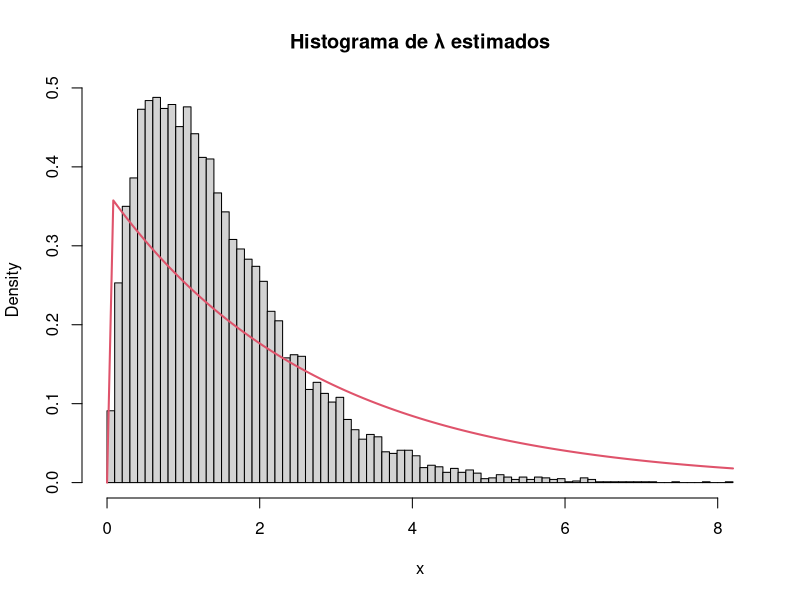
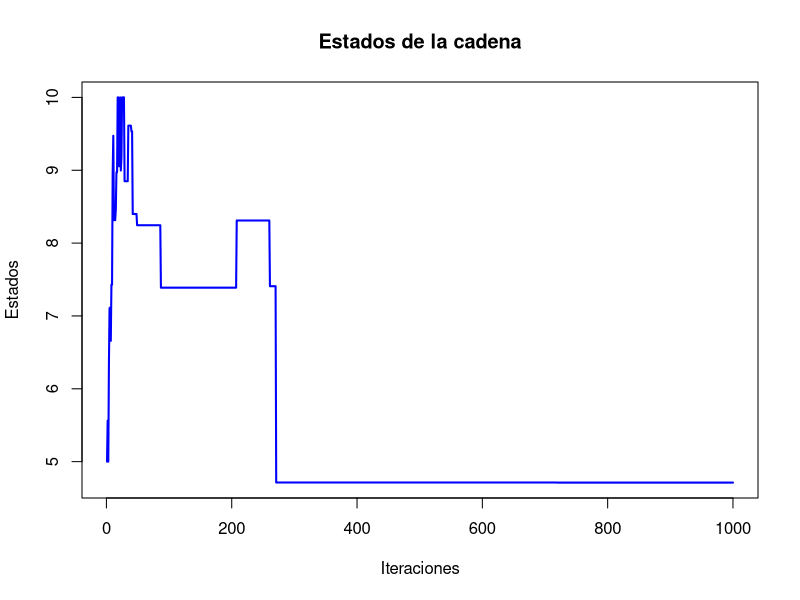
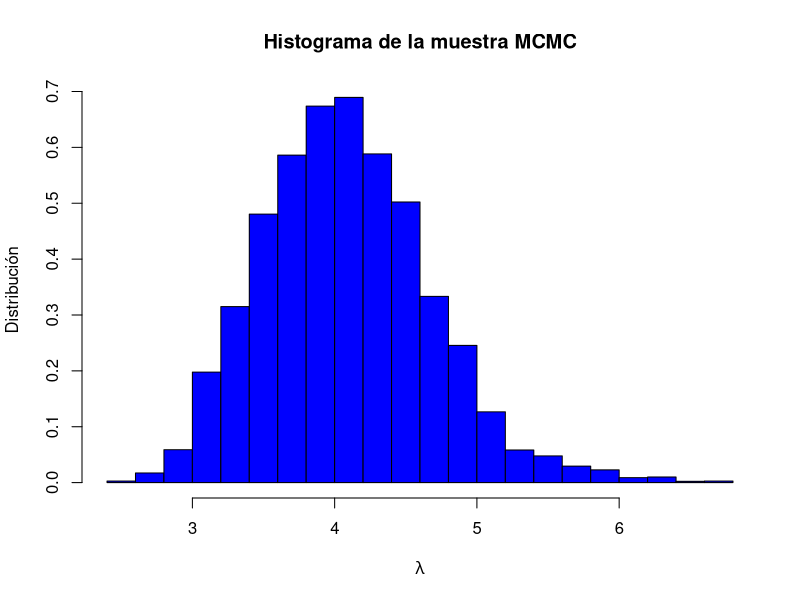
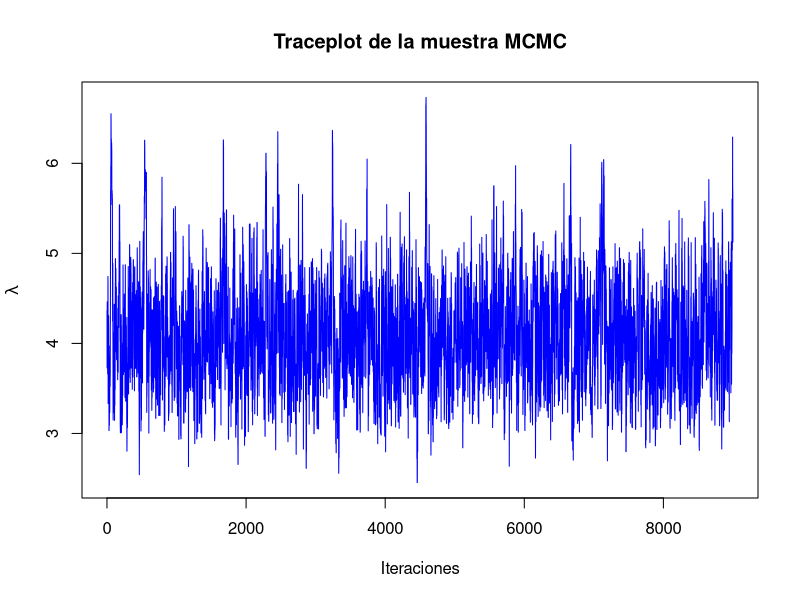
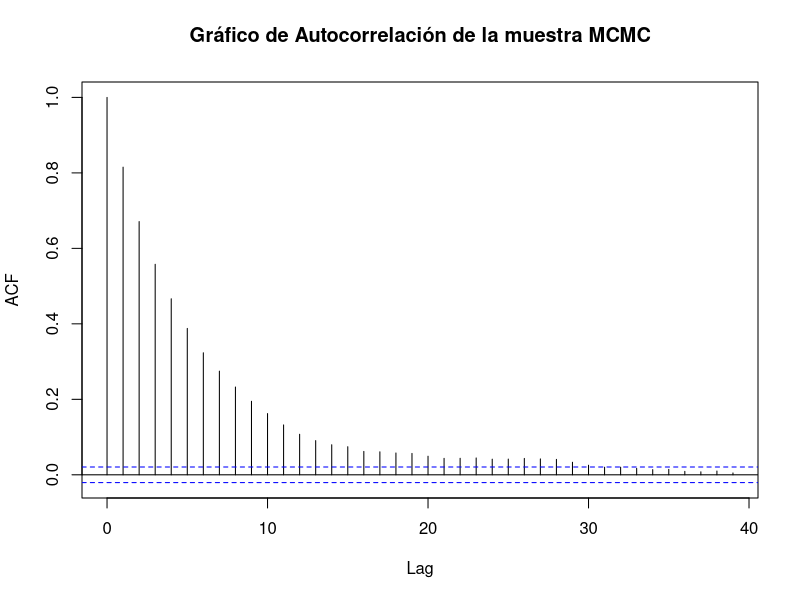
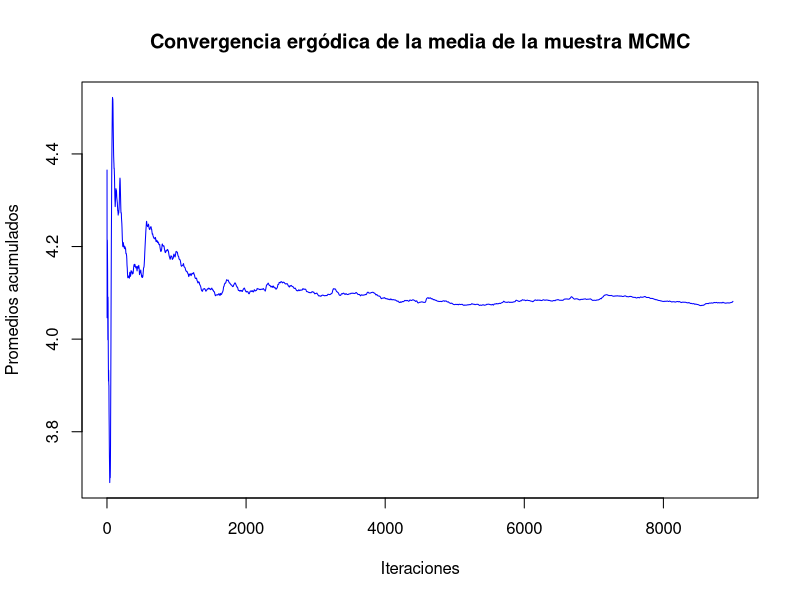

These charts were generated, in order, by the following R code:
## ---- chunk 1
set.seed(2024)
## ---- chunk 2
f <- function(x) {
  exp(-x^2) / (1 + x^2)
}
## ---- chunk 3
# Método de Montecarlo para aproximar la integral
montecarlo_integration <- function(N) {
  # Generamos N muestras aleatorias entre 0 y 1
  x <- runif(N, 0, 1)
  
  # Evaluamos la función en los puntos muestreados
  fx <- f(x)
  
  # Estimar la integral como el promedio de f(x)
  integral_estimate <- mean(fx)

  return(integral_estimate)
}

N <- 100000  # número de muestras

montecarlo_result <- montecarlo_integration(N)

cat("Aproximación de la integral por Montecarlo:", montecarlo_result, "\n")

## ---- chunk 4
integral_exacta <- integrate(f, 0, 1)
cat("Aproximación de la integral por Integrate:", integral_exacta$value, "\n")
cat("El error absoluto de Integrate:", integral_exacta$abs.error, "\n")
## ---- chunk 5
montecarlo_result - integral_exacta$value
## ---- chunk 6
f_L <- function(L) {
  return(exp(-L)) 
}
## ---- chunk 7
g_L <- function(L) {
  return(dnorm(L, mean = 3, sd = 2))
}
## ---- chunk 8
# Establecemos la semilla

n <- 10^4  # número de muestras

# Generar muestras de la distribución normal g
L_samples <- rnorm(n, mean = 3, sd = 2)

# Estimamos el valor esperado usando la importancia ponderada
pesos <- f_L(L_samples) / g_L(L_samples)
perdidas_esperadas <- mean(L_samples * pesos)

cat("La estimación del valor esperado de la pérdida usando muestreo por importancia es:", 
    perdidas_esperadas, "\n")

## ---- chunk 9
tiempos <- c(2.72, 1.93, 1.76, 0.49, 6.12, 0.43, 4.01, 1.71, 2.01, 5.96)

lambda_est <- 1 / mean(tiempos)

# Máximo teórico de la densidad aux (gamma)
m <- max(dgamma(1, 2, 1))

# Simulaciones
U <- runif(10^4)
x <- rgamma(10^4, 2, 1)  # Muestras de la dist aux (gamma)
ngen <- length(x)

# Dist exponecial (objetivo)
dexp1 <- Vectorize(function(x) dexp(x, lambda_est))
## ---- chunk 10
for(i in 1:10^4){
  while((U[i] * m) >= dexp1(x[i])){ 
    U[i] <- runif(1)
    x[i] <- rgamma(1, 2, 1)
    ngen <- ngen + 1
  }
}
## ---- chunk 11
cat("Número de generaciones = ", ngen, "\n")
cat("Número medio de aceptados = ", ngen / 10^4, "\n")
cat("Proporción de rechazos = ", 1 - 10^4 / ngen, "\n")

hist(x, breaks = "FD", freq = FALSE, main = "Histograma de \u03BB estimados")
curve(dexp(x, lambda_est), col = 2, lwd = 2, add = TRUE)
## ---- chunk 12
cred_interval <- quantile(x, probs = c(0.005, 0.995))
cat("Intervalo de credibilidad al 99%: [", cred_interval[1], ", ", cred_interval[2], "]\n")
## ---- chunk 13
lambda_hip <- 0.5
if(lambda_hip >= cred_interval[1] && lambda_hip <= cred_interval[2]) {
  cat("No se rechaza la hipótesis lambda = 0.5, está dentro del intervalo de credibilidad.\n")
} else {
  cat("Se rechaza la hipótesis lambda = 0.5, está fuera del intervalo de credibilidad.\n")
}
## ---- chunk 14
f <- function(x) {
  return(exp(sin(10 * x) / (10 * cos(x))))
}
## ---- chunk 15
resim <- function(f, alpha = 0.5, s0 = 5, niter = 1000, mini = 0, maxi = 10) {
  s_n <- s0
  estados <- rep(0, niter)
  iter_count <- 0
  for (k in 1:niter) {
    estados[k] <- s_n
    T <- (1 - alpha)^k  # Enfriamiento
    s_new <- rnorm(1, s_n, 1)
    
    # Asegurarse de que la nueva solución esté dentro de los límites
    if (s_new < mini) { s_new <- mini }
    if (s_new > maxi) { s_new <- maxi }
    
    dif <- f(s_new) - f(s_n)
    if (dif < 0) {
      s_n <- s_new
    } else {
      random <- runif(1, 0, 1)
      if (random < exp(-dif / T)) {
        s_n <- s_new
      }
    }
    iter_count <- iter_count + 1
  }
  return(list(r = s_n, e = estados))
}
## ---- chunk 16
Resultado <- resim(f, 0.1, 5, 1000, 0, 10)
## ---- chunk 17
Resultado$r  # Minimo global
plot(Resultado$e, type = "l", col = "blue", lwd = 2, 
     ylab = "Estados", xlab = "Iteraciones", main = "Estados de la cadena")
## ---- chunk 18
# Muestra
data <- c(4, 2, 5, 6, 3, 4, 7, 5, 6, 4)
#Numero de iteraciones
n<-10000
#Periodo quemado
L<-1000
#Lambda artibtrario de inicio
lambda_inicio<-runif(1,0,10)

# Función de verosimilitud de Poisson
poisson <- function(lambda, data) {
  prod(dpois(data, lambda))
}

# Función de distribución gamma a priori
gamma_prior <- function(lambda, alpha , beta ) {
  dgamma(lambda, shape = alpha, rate = beta)
}

# Algoritmo de Metropolis-Hastings
metropolis_hastings <- function(data, N = n, lambda_inicial = lambda_inicio, alpha = 3, beta = 2) {
  
  
  Intentos_lambda <- numeric(N)
  Intentos_lambda[1] <- lambda_inicial
  lambda_actual <- lambda_inicial
  Saltos <- 0
  
  for (i in 2:N) {
    propuesta <- rnorm(1, mean = lambda_actual, sd = 0.5)  # Propuesta
    
    if (propuesta > 0) {  # Para evitar valores negativos de lambda, pues es una poisson 
      
      #Usando el factor de bayes, la propuesta/la actual
      Aceptacion <- (poisson(propuesta, data) * gamma_prior(propuesta, alpha, beta)) /
                          (poisson(lambda_actual, data) * gamma_prior(lambda_actual, alpha, beta))
      
      #Criterio de Aceptacion o Rechazo
      if (runif(1) < Aceptacion) {
        lambda_actual <- propuesta
        Saltos <- Saltos + 1
      }
    }
    Intentos_lambda[i] <- lambda_actual
  }
  return(list(Intentos_lambda = Intentos_lambda[(L+1):N], Saltos = Saltos))
}

# Ejecutar el algoritmo con n = 10000
Muestras_MCMC <- metropolis_hastings(data)$Intentos_lambda
## ---- chunk 19
hist(Muestras_MCMC, breaks = 30, prob = TRUE, main = "Histograma de la muestra MCMC",
     xlab = expression(lambda),ylab = "Distribución", col = "blue")
## ---- chunk 20
plot(Muestras_MCMC, type = "l", main = "Traceplot de la muestra MCMC",
     xlab = "Iteraciones", ylab = expression(lambda), col = "blue")
## ---- chunk 21
acf(Muestras_MCMC, main = "Gráfico de Autocorrelación de la muestra MCMC")
## ---- chunk 22
#Normalmente es la suma acumulada/(Iteracion-periodo_quemado)

mean_muestras <- cumsum(Muestras_MCMC) / seq_along(Muestras_MCMC)
plot(mean_muestras, type = "l", main = "Convergencia ergódica de la media de la muestra MCMC",
     xlab = "Iteraciones", ylab = "Promedios acumulados", col = "blue")
## ---- chunk 23
mean_lambda <- mean(Muestras_MCMC)
cat("Estimación de lambda:", mean_lambda, "\n")

cat("Tasa de aceptación \n","NumeroSaltos/TotalIteraciones:" , (metropolis_hastings(data)$Saltos)/(n-L) ,"\n")
## ---- chunk 24
